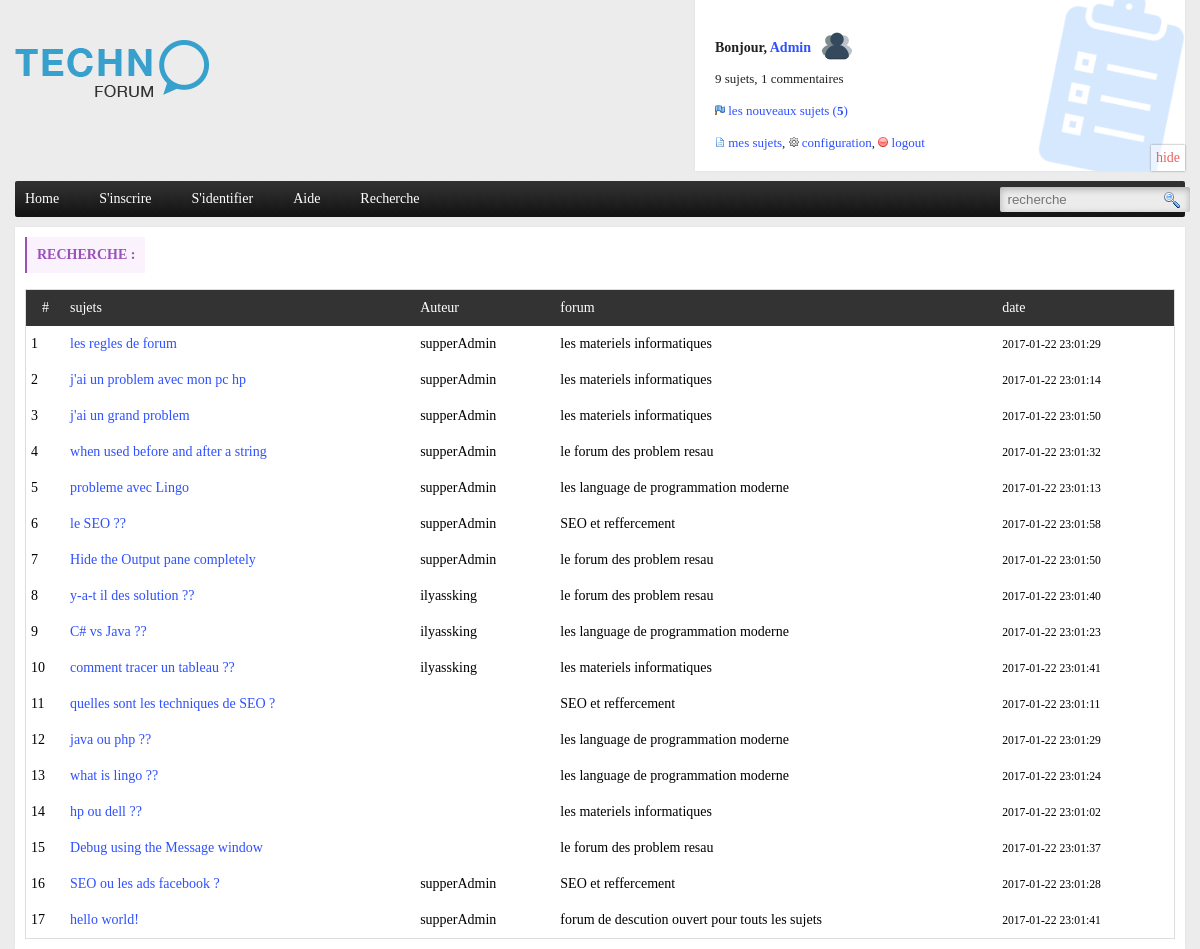
The app's page /recherche.php (signed in) with its own data.
### tables this page shows
CREATE TABLE `user` (
  `u_id` int(10) UNSIGNED NOT NULL,
  `u_nom` varchar(30) NOT NULL,
  `u_prenom` varchar(30) NOT NULL,
  `u_pseudo` varchar(30) NOT NULL,
  `u_email` varchar(30) NOT NULL,
  `u_sex` varchar(30) NOT NULL,
  `u_password` varchar(40) NOT NULL,
  `u_birthday` varchar(30) NOT NULL,
  `u_avatar` varchar(40) NOT NULL DEFAULT 'default.png',
  `u_level` int(11) NOT NULL DEFAULT '0'
);

CREATE TABLE `post` (
  `p_id` int(10) UNSIGNED NOT NULL,
  `p_title` text NOT NULL,
  `p_content` text NOT NULL,
  `f_id` int(10) UNSIGNED NOT NULL,
  `u_id` int(10) UNSIGNED NOT NULL,
  `p_date` datetime NOT NULL,
  `p_stat` int(30) NOT NULL,
  `p_vus` int(10) UNSIGNED NOT NULL
);

CREATE TABLE `forum` (
  `f_id` int(10) UNSIGNED NOT NULL,
  `f_nom` text NOT NULL,
  `f_desc` text NOT NULL,
  `u_id` int(10) UNSIGNED NOT NULL
);

### recherche.php (the view, shortened to what this page needs)
<?php
include 'inc/header.php';
?>
<div class="container">
	<div class="content">
		<div class="title_page">
			<h3>recherche : <?php if(isset($_GET['key'])) echo $_GET['key'];?></h3>
		</div>
		<br>
		<?php
			$recherche_result = mysqli_query($con,"SELECT * FROM forum INNER JOIN post ON forum.f_id=post.f_id INNER JOIN user ON post.u_id=user.u_id WHERE post.p_title LIKE '%".$_GET['key']."%'");
			if(mysqli_num_rows($recherche_result)<=0){
				echo "<div class=error>Aucun resulta trouver avec '<u><b>{$_GET['key']}</b></u>'</div>";
			}else{
				echo "
				<table border='0' cellspacing='0' cellpadding='0' width='100%' id=NewPostTable>
					<tr class=tr>
						<td align=center>#</td>
						<td>sujets</td>
						<td>Auteur</td>
						<td>forum</td>
						<td>date</td>
					</tr>
				";
				while ($row = mysqli_fetch_array($recherche_result)) {
					echo "
						<tr>
							<td>{$row['p_id']}</td>
							<td><a href='post.php?id={$row['p_id']}'>{$row['p_title']}</a></td>
							<td>{$row['u_pseudo']}</td>
							<td>{$row['f_nom']}</td>
							<td><small>{$row['p_date']}</small></td>
						</tr>
					";
				}
				echo "</table>";
			}
		?>
	</div>
</div>
<?php
include 'inc/footer.php';
?>

### inc/header.php (shortened to what this page needs)
<?php
include 'inc/config.php';
if(isset($_COOKIE['u_id'])){
	$u_id = $_COOKIE['u_id'];
	$result = mysqli_query($con,"SELECT * FROM `user` WHERE u_id=$u_id");
	$user = mysqli_fetch_array($result);
	if($user['u_level']==1){
		$s_posts = mysqli_query($con,"SELECT * FROM post WHERE p_stat=0");
		$n_post_0 = mysqli_num_rows($s_posts);
	}else{
		$s_posts = mysqli_query($con,"SELECT * FROM post INNER JOIN forum ON forum.f_id=post.f_id WHERE p_stat=0 and forum.u_id=$u_id");
		$n_post_0 = mysqli_num_rows($s_posts);
	}
}
?>
<!DOCTYPE html>
<html>
<head>
	<link rel="stylesheet" type="text/css" href="css/style.css">
</head>
<body>
<div class="header">
	<div class="container">
		<div class="logo-login">
			<div class="logo l">
				<a href="index.php"><img alt="technoforum" src="images/technoforum.png"></a>
			</div>
			<div class="login r"  id="pan" <?php if(isset($user['u_level'])) if($user['u_level']==1) echo "style='background-image:url(images/liste.png);background-repeat: no-repeat; background-position: right;background-size: 30%;'"; ?>>
				<?php
					if(isset($_COOKIE['u_id'])){
						echo "
							<div onclick='_hide()' class='hide' id='hide'>hide</div>
							<div onclick='_show()' id='aff' class='show'>show</div>
						";
						$result = mysqli_query($con,"SELECT count(p_id) as num_sujet FROM post WHERE u_id=$u_id");
						$fetch = mysqli_fetch_array($result);
						$result2 = mysqli_query($con,"SELECT count(c_id) as num_comment FROM comment WHERE u_id=$u_id");
						$fetch2 = mysqli_fetch_array($result2);
						echo "
							<h4 class='l'>Bonjour, <b><a href='user.php?id={$user['u_id']}' title='{$user['u_nom']}'>{$user['u_nom']}</a></b></h4>
							<a href='#'><img id='pic' src='images/users/avatar/{$user['u_avatar']}'></a>
							<div class='c'></div>
							<p>
								{$fetch['num_sujet']} sujets, {$fetch2['num_comment']} commentaires
							</p>
							<br>
							<p>
								<img src='images/flag.png'> <a href='newSujets.php'>les nouveaux sujets (<b>$n_post_0</b>)</a>
							</p>
							<br>
							<p>
								<a href='mypost.php'><img src='images/posts.png'> mes sujets</a>, <a href='user.php?id={$user['u_id']}'><img src='images/edite.png'> configuration</a>, <a href='logout.php'><img src='images/logout.png'> logout</a>
							</p>
						";
					}
				?>
			</div>
		</div>
		<div class="nav">
			<ul>
				<li><a href="index.php">Home</a></li>
				<li><a href="register.php">S'inscrire</a></li>
				<li><a href="login.php">S'identifier</a></li>
				<li><a href="#">Aide</a></li>
				<li><a href="recherche.php">Recherche</a></li>
				<div class="recherche r">
					<form method="GET" action="recherche.php">
						<input type="text" name="key" placeholder="recherche">
						<input type="submit" name="chercher" value="">
					</form>
				</div>
			</ul>
		</div>
	</div>
</div>

### css/style.css (style rules this page uses)
* { margin: 0; padding: 0; }
body { background-color: #ececec; font: normal 14px verdana; }
a { color: #2e50ff; text-decoration: none; }
ul { list-style: none; }
.l { float: left; }
.r { float: right; }
.container { width: 1170px; margin: 0 auto; }
.nav { border-radius: 2px; background: #444 url(../images/bg_menu.jpg); margin: 10px 0; }
.nav ul li { float: left; margin-right: 10px; transition: .2s; padding: 10px; }
.nav ul li a { padding: 10px; padding-left: 0; color: #fff; }
.logo { margin: 40px 0; }
.content { background: #fff; padding: 10px; box-shadow: 0px 0px 2px #ddd; margin-top: 10px; }
.login { background: #fff; padding: 20px; box-shadow: 0px 0px 2px #ddd; padding-top: 30px; width: 450px; position: relative; transition: 1s; color: #555; }
.login h4 { margin-bottom: 15px; margin-top: 10px; margin-right: 10px; color: #222; }
.login p { color: #222; font-size: small; }
#pic { width: 32px; height: 32px; border-radius: 100%; }
.recherche input[type=text] { border: 0; padding: 5px; margin-top: 6px; border-radius: 2px; margin-right: 6px; background-color: #ececec; box-shadow: inset 0px 2px 7px rgba(119, 119, 119, 0.55); padding-left: 8px; }
.recherche input[type=submit] { border: 0; padding: 5px; margin-left: -34px; background-color: rgba(255, 255, 255, 0); background-image: url(../images/recherche.png); background-repeat: no-repeat; background-position: center; width: 20px; cursor: pointer; }
table { border: 1px solid #ddd; }
.tr { background-color: #333; color: #fff; }
.tr td { padding: 12px; }
.title_page h3 { padding: 10px; text-transform: uppercase; background-color: #faf3fd; display: table; border-left: 2px solid #9b50ba; font-size: 14px; color: #9b50ba; }
#NewPostTable tr td { padding: 10px 5px; }
.hide { display: table; background-color: rgba(255, 255, 255, 0.53); padding: 5px; box-shadow: 0px 0px 2px #8c8c8c; position: absolute; bottom: 0; right: 0; color: rgba(228, 46, 46, 0.76); cursor: pointer; transition: .3s; }

### records on screen
user: u_nom "Admin", u_avatar (placeholder picture)
post: p_id "1", p_title "les regles de forum", u.u_pseudo "supperAdmin", f.f_nom "les materiels informatiques", p_date "2017-01-22 23:01:29"
post: p_id "2", p_title "j'ai un problem avec mon pc hp", u.u_pseudo "supperAdmin", f.f_nom "les materiels informatiques", p_date "2017-01-22 23:01:14"
post: p_id "3", p_title "j'ai un grand problem", u.u_pseudo "supperAdmin", f.f_nom "les materiels informatiques", p_date "2017-01-22 23:01:50"
post: p_id "4", p_title "when used before and after a string", u.u_pseudo "supperAdmin", f.f_nom "le forum des problem resau", p_date "2017-01-22 23:01:32"
post: p_id "5", p_title "probleme avec Lingo", u.u_pseudo "supperAdmin", f.f_nom "les language de programmation moderne", p_date "2017-01-22 23:01:13"
post: p_id "6", p_title "le SEO ??", u.u_pseudo "supperAdmin", f.f_nom "SEO et reffercement", p_date "2017-01-22 23:01:58"
post: p_id "7", p_title "Hide the Output pane completely", u.u_pseudo "supperAdmin", f.f_nom "le forum des problem resau", p_date "2017-01-22 23:01:50"
post: p_id "8", p_title "y-a-t il des solution ??", u.u_pseudo "ilyassking", f.f_nom "le forum des problem resau", p_date "2017-01-22 23:01:40"
post: p_id "9", p_title "C# vs Java ??", u.u_pseudo "ilyassking", f.f_nom "les language de programmation moderne", p_date "2017-01-22 23:01:23"
post: p_id "10", p_title "comment tracer un tableau ??", u.u_pseudo "ilyassking", f.f_nom "les materiels informatiques", p_date "2017-01-22 23:01:41"
post: p_id "11", p_title "quelles sont les techniques de SEO ?", f.f_nom "SEO et reffercement", p_date "2017-01-22 23:01:11"
post: p_id "12", p_title "java ou php ??", f.f_nom "les language de programmation moderne", p_date "2017-01-22 23:01:29"
post: p_id "13", p_title "what is lingo ??", f.f_nom "les language de programmation moderne", p_date "2017-01-22 23:01:24"
post: p_id "14", p_title "hp ou dell ??", f.f_nom "les materiels informatiques", p_date "2017-01-22 23:01:02"
post: p_id "15", p_title "Debug using the Message window", f.f_nom "le forum des problem resau", p_date "2017-01-22 23:01:37"
post: p_id "16", p_title "SEO ou les ads facebook ?", u.u_pseudo "supperAdmin", f.f_nom "SEO et reffercement", p_date "2017-01-22 23:01:28"
post: p_id "17", p_title "hello world!", u.u_pseudo "supperAdmin", f.f_nom "forum de descution ouvert pour touts les sujets", p_date "2017-01-22 23:01:41"

### other values on screen
$fetch['num_sujet'] "9"
$fetch2['num_comment'] "1"
$n_post_0 "5"
